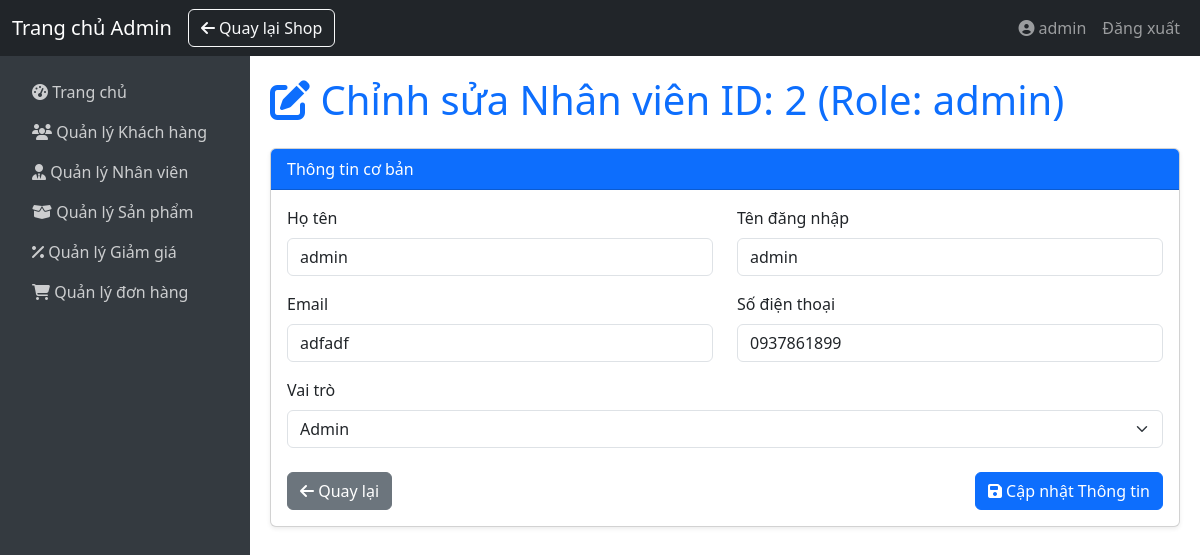
The app's page /index.php?action=admin/staff/edit&id=2 (signed in), older data.
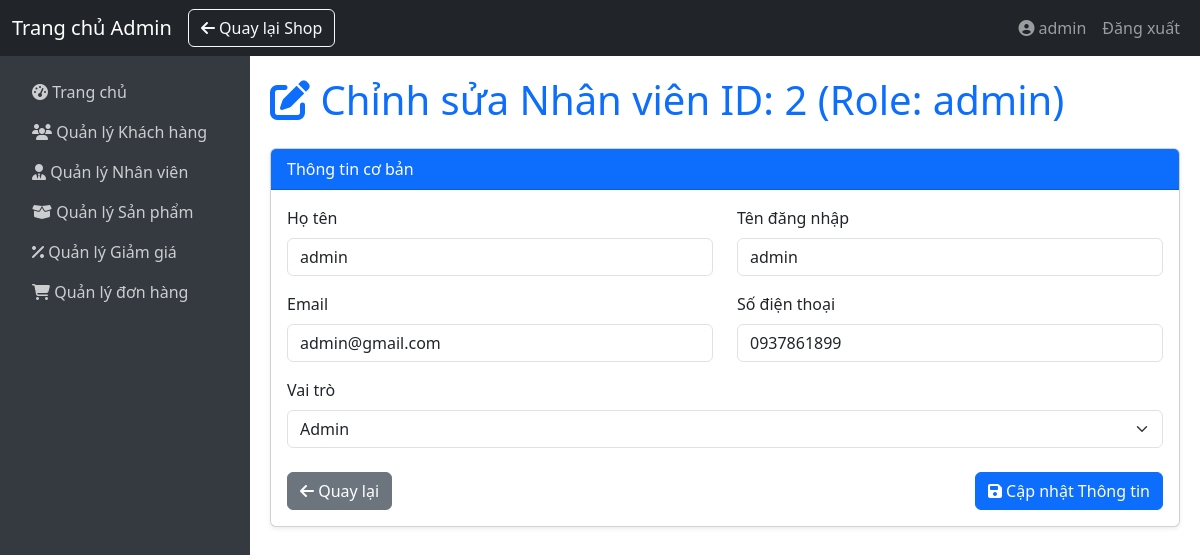
The same page, newer data.
### tables this page shows
CREATE TABLE `users` (
  `id` int(11) NOT NULL,
  `fullname` varchar(32) NOT NULL,
  `username` varchar(50) NOT NULL,
  `password` varchar(255) NOT NULL,
  `email` varchar(100) NOT NULL,
  `phone` varchar(15) NOT NULL,
  `total_spent` decimal(15,2) NOT NULL DEFAULT 0.00,
  `role` enum('admin','user') NOT NULL DEFAULT 'user',
  `status` tinyint(1) NOT NULL DEFAULT 0,
  `level` enum('Diamond','Gold','Silver','Common') NOT NULL DEFAULT 'Common',
  `created_at` timestamp NOT NULL DEFAULT current_timestamp(),
  `updated_at` timestamp NOT NULL DEFAULT current_timestamp() ON UPDATE current_timestamp()
);

### controller/admin/StaffAdminController.php (called while the page is built, shortened)
<?php
require_once __DIR__ . "/../../model/User.php";
class StaffAdminController {
    private User $userModel;
    public function __construct(User $userModel) {
        $this->userModel = $userModel;
    }
    public function editStaff(): void {
        $id = (int)($_GET['id'] ?? 0);
        $user = $this->userModel->getById($id);
        include __DIR__ . "/../../view/admin/staffEdit.php";
    }
}

### model/User.php (called while the page is built, shortened)
<?php
class User {
    private PDO $pdo;
    public function __construct(PDO $pdo) {
        $this->pdo = $pdo;
    }
    public function getById(int $id): ?array {
        $stmt = $this->pdo->prepare("SELECT * FROM users WHERE id = ? LIMIT 1");
        $stmt->execute([$id]);
        $user = $stmt->fetch();
        return $user ? $user : null;
    }
}

### view/admin/staffEdit.php (the view, shortened to what this page needs)
<?php
include __DIR__ . "/components/header.php";
include __DIR__ . "/components/navbar.php";
include __DIR__ . "/components/sidebar.php";
?>
    <div class="main-content">
        <h1 class="mb-4 text-primary">
            <i class="fa-solid fa-edit"></i> Chỉnh sửa Nhân viên ID: <?= htmlspecialchars($user['id']) ?> (Role: <?= htmlspecialchars($user['role'] ?? 'N/A') ?>)
        </h1>
        <div class="card shadow-sm">
            <div class="card-header bg-primary text-white">
                Thông tin cơ bản
            </div>
            <div class="card-body">
                <form action="/php-pj/index.php?action=admin/staff/update" method="POST">
                    <div class="row">
                        <div class="col-md-6 mb-3">
                            <label for="fullname" class="form-label">Họ tên</label>
                            <input type="text" class="form-control" id="fullname" name="fullname"
                                value="<?= htmlspecialchars($user['fullname'] ?? '') ?>" required>
                        </div>
                        <div class="col-md-6 mb-3">
                            <label for="username" class="form-label">Tên đăng nhập</label>
                            <input type="text" class="form-control" id="username" name="username"
                                value="<?= htmlspecialchars($user['username'] ?? '') ?>" required>
                        </div>
                    </div>
                    <div class="row">
                        <div class="col-md-6 mb-3">
                            <label for="email" class="form-label">Email</label>
                            <input type="email" class="form-control" id="email" name="email"
                                value="<?= htmlspecialchars($user['email'] ?? '') ?>">
                        </div>
                        <div class="col-md-6 mb-3">
                            <label for="phone" class="form-label">Số điện thoại</label>
                            <input type="text" class="form-control" id="phone" name="phone"
                                value="<?= htmlspecialchars($user['phone'] ?? '') ?>">
                        </div>
                    </div>
                    <div class="mb-3">
                        <label for="role" class="form-label">Vai trò</label>
                        <select class="form-select" id="role" name="role" required>
                            <?php $currentRole = $user['role'] ?? 'user';?>
                            <option value="admin" <?= $currentRole === 'admin' ? 'selected' : '' ?>>
                                Admin
                            </option>
                        </select>
                    </div>
                    <div class="d-flex justify-content-between mt-4">
                        <a href="/php-pj/index.php?action=admin/staff" class="btn btn-secondary">
                            <i class="fa-solid fa-arrow-left"></i> Quay lại
                        </a>
                        <button type="submit" class="btn btn-primary">
                            <i class="fa-solid fa-save"></i> Cập nhật Thông tin
                        </button>
                    </div>
                </form>
            </div>
        </div>
    </div>
</div>
</body>
</html>

Row changes from the older to the newer data that the page shows:
changed users "admin": email "adfadf" → "admin@gmail.com"
